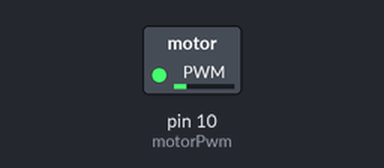
Simulated run of this sketch. Board: Arduino Uno, built with avr-gcc and run on an emulated ATmega328P. On the bench: switched loads named in the sketch (green lamp = pin HIGH). What the sketch prints to the serial monitor is not drawn.

Above: at 0.05 s.
At 3.1 s:
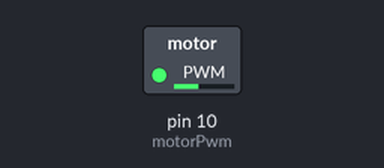
At 6.15 s:
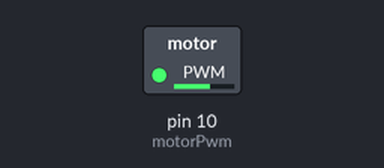
At 12.25 s:
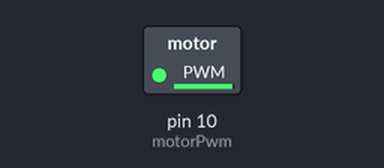
Timing chart, 0 to 16.0 s (numbered marks = the images above):
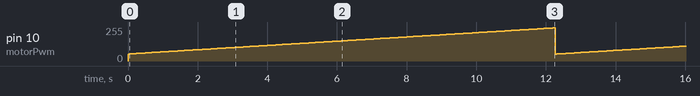

Measured:
- by itself, pin 10 (motorPwm): ramps from 52/255 to 249/255 and jumps back, once every 12.3 s

The sketch:

motor.ino
```cpp
int motorPwm = 10;
int minVolt = 210;
int maxVolt = 1000;

void setup() {

    pinMode(motorPwm, OUTPUT);
    Serial.begin(9600);
}

void loop() {
    for (int i = minVolt; i < maxVolt; ++i) {
        analogWrite(motorPwm, map(i, 0, 1023, 0, 255));
        delay(10);
        Serial.print("pwm puls: ");
        Serial.println(i);
    }
    for (int i = maxVolt; i < minVolt; --i) {
        analogWrite(motorPwm, map(i, 0, 1023, 0, 255));
        delay(10);
        Serial.print("pwm puls: ");
        Serial.println(i);
    }
}
```
